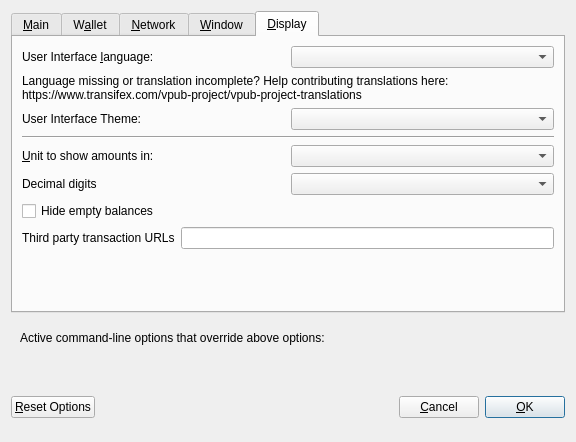
<?xml version="1.0" encoding="UTF-8"?>
<ui version="4.0">
 <class>OptionsDialog</class>
 <widget class="QDialog" name="OptionsDialog">
  <property name="geometry">
   <rect>
    <x>0</x>
    <y>0</y>
    <width>576</width>
    <height>442</height>
   </rect>
  </property>
  <property name="windowTitle">
   <string>Options</string>
  </property>
  <property name="modal">
   <bool>true</bool>
  </property>
  <layout class="QVBoxLayout" name="verticalLayout">
   <item>
    <widget class="QTabWidget" name="tabWidget">
     <property name="currentIndex">
      <number>4</number>
     </property>
     <widget class="QWidget" name="tabMain">
      <attribute name="title">
       <string>&amp;Main</string>
      </attribute>
      <layout class="QVBoxLayout" name="verticalLayout_Main">
       <item>
        <widget class="QCheckBox" name="bitcoinAtStartup">
         <property name="toolTip">
          <string>Automatically start Phore after logging in to the system.</string>
         </property>
         <property name="text">
          <string>&amp;Start Phore on system login</string>
         </property>
        </widget>
       </item>
       <item>
        <layout class="QHBoxLayout" name="horizontalLayout_2_Main">
         <item>
          <widget class="QLabel" name="databaseCacheLabel">
           <property name="text">
            <string>Size of &amp;database cache</string>
           </property>
           <property name="textFormat">
            <enum>Qt::PlainText</enum>
           </property>
           <property name="buddy">
            <cstring>databaseCache</cstring>
           </property>
          </widget>
         </item>
         <item>
          <widget class="QSpinBox" name="databaseCache"/>
         </item>
         <item>
          <widget class="QLabel" name="databaseCacheUnitLabel">
           <property name="text">
            <string>MB</string>
           </property>
           <property name="textFormat">
            <enum>Qt::PlainText</enum>
           </property>
          </widget>
         </item>
         <item>
          <spacer name="horizontalSpacer_2_Main">
           <property name="orientation">
            <enum>Qt::Horizontal</enum>
           </property>
           <property name="sizeHint" stdset="0">
            <size>
             <width>40</width>
             <height>20</height>
            </size>
           </property>
          </spacer>
         </item>
        </layout>
       </item>
       <item>
        <layout class="QHBoxLayout" name="horizontalLayout_3_Main">
         <item>
          <widget class="QLabel" name="threadsScriptVerifLabel">
           <property name="text">
            <string>Number of script &amp;verification threads</string>
           </property>
           <property name="textFormat">
            <enum>Qt::PlainText</enum>
           </property>
           <property name="buddy">
            <cstring>threadsScriptVerif</cstring>
           </property>
          </widget>
         </item>
         <item>
          <widget class="QSpinBox" name="threadsScriptVerif">
           <property name="toolTip">
            <string>(0 = auto, &lt;0 = leave that many cores free)</string>
           </property>
          </widget>
         </item>
         <item>
          <spacer name="horizontalSpacer_3_Main">
           <property name="orientation">
            <enum>Qt::Horizontal</enum>
           </property>
           <property name="sizeHint" stdset="0">
            <size>
             <width>40</width>
             <height>20</height>
            </size>
           </property>
          </spacer>
         </item>
        </layout>
       </item>
       <item>
        <spacer name="verticalSpacer_2">
         <property name="orientation">
          <enum>Qt::Vertical</enum>
         </property>
         <property name="sizeHint" stdset="0">
          <size>
           <width>20</width>
           <height>40</height>
          </size>
         </property>
        </spacer>
       </item>
       <item>
        <widget class="QCheckBox" name="checkBoxZeromintEnable">
         <property name="toolTip">
          <string>Enable automatic minting of Phore units to zVP</string>
         </property>
         <property name="layoutDirection">
          <enum>Qt::LeftToRight</enum>
         </property>
         <property name="text">
          <string>Enable zVP Automint</string>
         </property>
        </widget>
       </item>
       <item>
        <layout class="QHBoxLayout" name="horizontalLayout_3">
         <item>
          <widget class="QLabel" name="percentage_label">
           <property name="toolTip">
            <string>Percentage of incoming VP which get automatically converted to zVP via Zerocoin Protocol (min: 10%)</string>
           </property>
           <property name="text">
            <string>Percentage of autominted zVP</string>
           </property>
          </widget>
         </item>
         <item>
          <widget class="QSpinBox" name="zeromintPercentage">
           <property name="minimum">
            <number>1</number>
           </property>
           <property name="maximum">
            <number>100</number>
           </property>
          </widget>
         </item>
        </layout>
       </item>
       <item>
        <layout class="QHBoxLayout" name="horizontalLayout" stretch="0,0">
         <property name="sizeConstraint">
          <enum>QLayout::SetFixedSize</enum>
         </property>
         <item>
          <widget class="QLabel" name="labelPreferredDenom">
           <property name="maximumSize">
            <size>
             <width>16777215</width>
             <height>16777215</height>
            </size>
           </property>
           <property name="toolTip">
            <string>Wait with automatic conversion to Zerocoin until enough VP for this denomination is available</string>
           </property>
           <property name="text">
            <string>Preferred Automint zVP Denomination</string>
           </property>
          </widget>
         </item>
         <item>
          <widget class="QComboBox" name="preferredDenom">
           <property name="maximumSize">
            <size>
             <width>16777215</width>
             <height>27</height>
            </size>
           </property>
           <property name="toolTip">
            <string>Wait with automatic conversion to Zerocoin until enough VP for this denomination is available</string>
           </property>
           <property name="maxVisibleItems">
            <number>9</number>
           </property>
           <property name="maxCount">
            <number>9</number>
           </property>
          </widget>
         </item>
        </layout>
       </item>
      </layout>
     </widget>
     <widget class="QWidget" name="tabWallet">
      <attribute name="title">
       <string>W&amp;allet</string>
      </attribute>
      <layout class="QVBoxLayout" name="verticalLayout_Wallet">
       <item>
        <layout class="QHBoxLayout" name="horizontalLayout_2_Wallet">
         <item>
          <widget class="QLabel" name="labelStakeSplitThresholdText">
           <property name="text">
            <string>Stake split threshold:</string>
           </property>
          </widget>
         </item>
         <item>
          <widget class="QSpinBox" name="spinBoxStakeSplitThreshold">
           <property name="minimum">
            <number>1</number>
           </property>
           <property name="maximum">
            <number>999999</number>
           </property>
          </widget>
         </item>
        </layout>
       </item>
       <item>
        <widget class="QGroupBox" name="groupBox">
         <property name="title">
          <string>Expert</string>
         </property>
         <layout class="QVBoxLayout" name="verticalLayout_2">
          <item>
           <widget class="QCheckBox" name="coinControlFeatures">
            <property name="toolTip">
             <string>Whether to show coin control features or not.</string>
            </property>
            <property name="text">
             <string>Enable coin &amp;control features</string>
            </property>
           </widget>
          </item>
          <item>
           <widget class="QCheckBox" name="showMasternodesTab">
            <property name="toolTip">
             <string>Show additional tab listing all your masternodes in first sub-tab&lt;br/&gt;and all masternodes on the network in second sub-tab.</string>
            </property>
            <property name="text">
             <string>Show Masternodes Tab</string>
            </property>
           </widget>
          </item>
          <item>
           <widget class="QCheckBox" name="spendZeroConfChange">
            <property name="toolTip">
             <string>If you disable the spending of unconfirmed change, the change from a transaction&lt;br/&gt;cannot be used until that transaction has at least one confirmation.&lt;br/&gt;This also affects how your balance is computed.</string>
            </property>
            <property name="text">
             <string>&amp;Spend unconfirmed change</string>
            </property>
           </widget>
          </item>
         </layout>
        </widget>
       </item>
       <item>
        <spacer name="verticalSpacer_Wallet">
         <property name="orientation">
          <enum>Qt::Vertical</enum>
         </property>
         <property name="sizeHint" stdset="0">
          <size>
           <width>20</width>
           <height>40</height>
          </size>
         </property>
        </spacer>
       </item>
      </layout>
     </widget>
     <widget class="QWidget" name="tabNetwork">
      <attribute name="title">
       <string>&amp;Network</string>
      </attribute>
      <layout class="QVBoxLayout" name="verticalLayout_Network">
       <item>
        <widget class="QCheckBox" name="mapPortUpnp">
         <property name="toolTip">
          <string>Automatically open the Phore client port on the router. This only works when your router supports UPnP and it is enabled.</string>
         </property>
         <property name="text">
          <string>Map port using &amp;UPnP</string>
         </property>
        </widget>
       </item>
       <item>
        <widget class="QCheckBox" name="allowIncoming">
         <property name="toolTip">
          <string>Accept connections from outside</string>
         </property>
         <property name="text">
          <string>Allow incoming connections</string>
         </property>
        </widget>
       </item>
       <item>
        <widget class="QCheckBox" name="connectSocks">
         <property name="toolTip">
          <string>Connect to the Phore network through a SOCKS5 proxy.</string>
         </property>
         <property name="text">
          <string>&amp;Connect through SOCKS5 proxy (default proxy):</string>
         </property>
        </widget>
       </item>
       <item>
        <layout class="QHBoxLayout" name="horizontalLayout_1_Network">
         <item>
          <widget class="QLabel" name="proxyIpLabel">
           <property name="text">
            <string>Proxy &amp;IP:</string>
           </property>
           <property name="textFormat">
            <enum>Qt::PlainText</enum>
           </property>
           <property name="buddy">
            <cstring>proxyIp</cstring>
           </property>
          </widget>
         </item>
         <item>
          <widget class="QValidatedLineEdit" name="proxyIp">
           <property name="minimumSize">
            <size>
             <width>140</width>
             <height>0</height>
            </size>
           </property>
           <property name="maximumSize">
            <size>
             <width>140</width>
             <height>16777215</height>
            </size>
           </property>
           <property name="toolTip">
            <string>IP address of the proxy (e.g. IPv4: 127.0.0.1 / IPv6: ::1)</string>
           </property>
          </widget>
         </item>
         <item>
          <widget class="QLabel" name="proxyPortLabel">
           <property name="text">
            <string>&amp;Port:</string>
           </property>
           <property name="textFormat">
            <enum>Qt::PlainText</enum>
           </property>
           <property name="buddy">
            <cstring>proxyPort</cstring>
           </property>
          </widget>
         </item>
         <item>
          <widget class="QLineEdit" name="proxyPort">
           <property name="minimumSize">
            <size>
             <width>75</width>
             <height>0</height>
            </size>
           </property>
           <property name="maximumSize">
            <size>
             <width>55</width>
             <height>16777215</height>
            </size>
           </property>
           <property name="toolTip">
            <string>Port of the proxy (e.g. 9050)</string>
           </property>
          </widget>
         </item>
         <item>
          <spacer name="horizontalSpacer_1_Network">
           <property name="orientation">
            <enum>Qt::Horizontal</enum>
           </property>
           <property name="sizeHint" stdset="0">
            <size>
             <width>40</width>
             <height>20</height>
            </size>
           </property>
          </spacer>
         </item>
        </layout>
       </item>
       <item>
        <spacer name="verticalSpacer_Network">
         <property name="orientation">
          <enum>Qt::Vertical</enum>
         </property>
         <property name="sizeHint" stdset="0">
          <size>
           <width>20</width>
           <height>40</height>
          </size>
         </property>
        </spacer>
       </item>
      </layout>
     </widget>
     <widget class="QWidget" name="tabWindow">
      <attribute name="title">
       <string>&amp;Window</string>
      </attribute>
      <layout class="QVBoxLayout" name="verticalLayout_Window">
       <item>
        <widget class="QCheckBox" name="minimizeToTray">
         <property name="toolTip">
          <string>Show only a tray icon after minimizing the window.</string>
         </property>
         <property name="text">
          <string>&amp;Minimize to the tray instead of the taskbar</string>
         </property>
        </widget>
       </item>
       <item>
        <widget class="QCheckBox" name="minimizeOnClose">
         <property name="toolTip">
          <string>Minimize instead of exit the application when the window is closed. When this option is enabled, the application will be closed only after selecting Quit in the menu.</string>
         </property>
         <property name="text">
          <string>M&amp;inimize on close</string>
         </property>
        </widget>
       </item>
       <item>
        <spacer name="verticalSpacer_Window">
         <property name="orientation">
          <enum>Qt::Vertical</enum>
         </property>
         <property name="sizeHint" stdset="0">
          <size>
           <width>20</width>
           <height>40</height>
          </size>
         </property>
        </spacer>
       </item>
      </layout>
     </widget>
     <widget class="QWidget" name="tabDisplay">
      <attribute name="title">
       <string>&amp;Display</string>
      </attribute>
      <layout class="QVBoxLayout" name="verticalLayout_Display">
       <item>
        <layout class="QHBoxLayout" name="horizontalLayout_1_Display">
         <item>
          <widget class="QLabel" name="langLabel">
           <property name="text">
            <string>User Interface &amp;language:</string>
           </property>
           <property name="textFormat">
            <enum>Qt::PlainText</enum>
           </property>
           <property name="buddy">
            <cstring>lang</cstring>
           </property>
          </widget>
         </item>
         <item>
          <widget class="QValueComboBox" name="lang">
           <property name="toolTip">
            <string>The user interface language can be set here. This setting will take effect after restarting Phore.</string>
           </property>
          </widget>
         </item>
        </layout>
       </item>
       <item>
        <widget class="QLabel" name="label_3">
         <property name="toolTip">
          <string notr="true"/>
         </property>
         <property name="statusTip">
          <string notr="true"/>
         </property>
         <property name="whatsThis">
          <string notr="true"/>
         </property>
         <property name="accessibleName">
          <string notr="true"/>
         </property>
         <property name="text">
          <string>Language missing or translation incomplete? Help contributing translations here:
https://www.transifex.com/vpub-project/vpub-project-translations</string>
         </property>
         <property name="wordWrap">
          <bool>true</bool>
         </property>
         <property name="openExternalLinks">
          <bool>true</bool>
         </property>
         <property name="textInteractionFlags">
          <set>Qt::TextBrowserInteraction</set>
         </property>
        </widget>
       </item>
       <item>
        <layout class="QHBoxLayout" name="horizontalLayout_4_Display" stretch="0,0">
         <item>
          <widget class="QLabel" name="themeLabel">
           <property name="text">
            <string>User Interface Theme:</string>
           </property>
          </widget>
         </item>
         <item>
          <widget class="QValueComboBox" name="theme"/>
         </item>
        </layout>
       </item>
       <item>
        <widget class="Line" name="line">
         <property name="orientation">
          <enum>Qt::Horizontal</enum>
         </property>
        </widget>
       </item>
       <item>
        <layout class="QHBoxLayout" name="horizontalLayout_2_Display">
         <item>
          <widget class="QLabel" name="unitLabel">
           <property name="text">
            <string>&amp;Unit to show amounts in:</string>
           </property>
           <property name="textFormat">
            <enum>Qt::PlainText</enum>
           </property>
           <property name="buddy">
            <cstring>unit</cstring>
           </property>
          </widget>
         </item>
         <item>
          <widget class="QValueComboBox" name="unit">
           <property name="toolTip">
            <string>Choose the default subdivision unit to show in the interface and when sending coins.</string>
           </property>
          </widget>
         </item>
        </layout>
       </item>
       <item>
        <layout class="QHBoxLayout" name="horizontalLayout_5_Display">
         <item>
          <widget class="QLabel" name="digitsLabel">
           <property name="text">
            <string>Decimal digits</string>
           </property>
          </widget>
         </item>
         <item>
          <widget class="QValueComboBox" name="digits"/>
         </item>
        </layout>
       </item>
       <item>
        <widget class="QCheckBox" name="checkBoxHideZeroBalances">
         <property name="toolTip">
          <string>Hide empty balances</string>
         </property>
         <property name="layoutDirection">
          <enum>Qt::LeftToRight</enum>
         </property>
         <property name="text">
          <string>Hide empty balances</string>
         </property>
        </widget>
       </item>
       <item>
        <layout class="QHBoxLayout" name="horizontalLayout_3_Display">
         <item>
          <widget class="QLabel" name="thirdPartyTxUrlsLabel">
           <property name="toolTip">
            <string>Third party URLs (e.g. a block explorer) that appear in the transactions tab as context menu items. %s in the URL is replaced by transaction hash. Multiple URLs are separated by vertical bar |.</string>
           </property>
           <property name="text">
            <string>Third party transaction URLs</string>
           </property>
           <property name="buddy">
            <cstring>thirdPartyTxUrls</cstring>
           </property>
          </widget>
         </item>
         <item>
          <widget class="QLineEdit" name="thirdPartyTxUrls">
           <property name="toolTip">
            <string>Third party URLs (e.g. a block explorer) that appear in the transactions tab as context menu items. %s in the URL is replaced by transaction hash. Multiple URLs are separated by vertical bar |.</string>
           </property>
          </widget>
         </item>
        </layout>
       </item>
       <item>
        <spacer name="verticalSpacer">
         <property name="orientation">
          <enum>Qt::Vertical</enum>
         </property>
         <property name="sizeHint" stdset="0">
          <size>
           <width>20</width>
           <height>40</height>
          </size>
         </property>
        </spacer>
       </item>
      </layout>
     </widget>
    </widget>
   </item>
   <item>
    <widget class="QFrame" name="frame">
     <layout class="QVBoxLayout" name="verticalLayout_Bottom">
      <item>
       <layout class="QHBoxLayout" name="horizontalLayout_Bottom">
        <item>
         <widget class="QLabel" name="overriddenByCommandLineInfoLabel">
          <property name="text">
           <string>Active command-line options that override above options:</string>
          </property>
          <property name="textFormat">
           <enum>Qt::PlainText</enum>
          </property>
         </widget>
        </item>
        <item>
         <spacer name="horizontalSpacer_Bottom">
          <property name="orientation">
           <enum>Qt::Horizontal</enum>
          </property>
          <property name="sizeHint" stdset="0">
           <size>
            <width>40</width>
            <height>20</height>
           </size>
          </property>
         </spacer>
        </item>
       </layout>
      </item>
      <item>
       <widget class="QLabel" name="overriddenByCommandLineLabel">
        <property name="text">
         <string/>
        </property>
        <property name="textFormat">
         <enum>Qt::PlainText</enum>
        </property>
        <property name="wordWrap">
         <bool>true</bool>
        </property>
       </widget>
      </item>
     </layout>
    </widget>
   </item>
   <item>
    <layout class="QHBoxLayout" name="horizontalLayout_Buttons">
     <item>
      <widget class="QPushButton" name="resetButton">
       <property name="toolTip">
        <string>Reset all client options to default.</string>
       </property>
       <property name="text">
        <string>&amp;Reset Options</string>
       </property>
       <property name="autoDefault">
        <bool>false</bool>
       </property>
      </widget>
     </item>
     <item>
      <spacer name="horizontalSpacer_1">
       <property name="orientation">
        <enum>Qt::Horizontal</enum>
       </property>
       <property name="sizeHint" stdset="0">
        <size>
         <width>40</width>
         <height>48</height>
        </size>
       </property>
      </spacer>
     </item>
     <item>
      <widget class="QLabel" name="statusLabel">
       <property name="minimumSize">
        <size>
         <width>200</width>
         <height>0</height>
        </size>
       </property>
       <property name="font">
        <font>
         <weight>75</weight>
         <bold>true</bold>
        </font>
       </property>
       <property name="text">
        <string/>
       </property>
       <property name="textFormat">
        <enum>Qt::PlainText</enum>
       </property>
       <property name="wordWrap">
        <bool>true</bool>
       </property>
      </widget>
     </item>
     <item>
      <spacer name="horizontalSpacer_2">
       <property name="orientation">
        <enum>Qt::Horizontal</enum>
       </property>
       <property name="sizeHint" stdset="0">
        <size>
         <width>40</width>
         <height>48</height>
        </size>
       </property>
      </spacer>
     </item>
     <item>
      <widget class="QPushButton" name="cancelButton">
       <property name="text">
        <string>&amp;Cancel</string>
       </property>
       <property name="autoDefault">
        <bool>false</bool>
       </property>
      </widget>
     </item>
     <item>
      <widget class="QPushButton" name="okButton">
       <property name="text">
        <string>&amp;OK</string>
       </property>
       <property name="autoDefault">
        <bool>false</bool>
       </property>
       <property name="default">
        <bool>true</bool>
       </property>
      </widget>
     </item>
    </layout>
   </item>
  </layout>
 </widget>
 <customwidgets>
  <customwidget>
   <class>QValidatedLineEdit</class>
   <extends>QLineEdit</extends>
   <header>qvalidatedlineedit.h</header>
  </customwidget>
  <customwidget>
   <class>QValueComboBox</class>
   <extends>QComboBox</extends>
   <header>qvaluecombobox.h</header>
  </customwidget>
 </customwidgets>
 <resources/>
 <connections/>
</ui>
